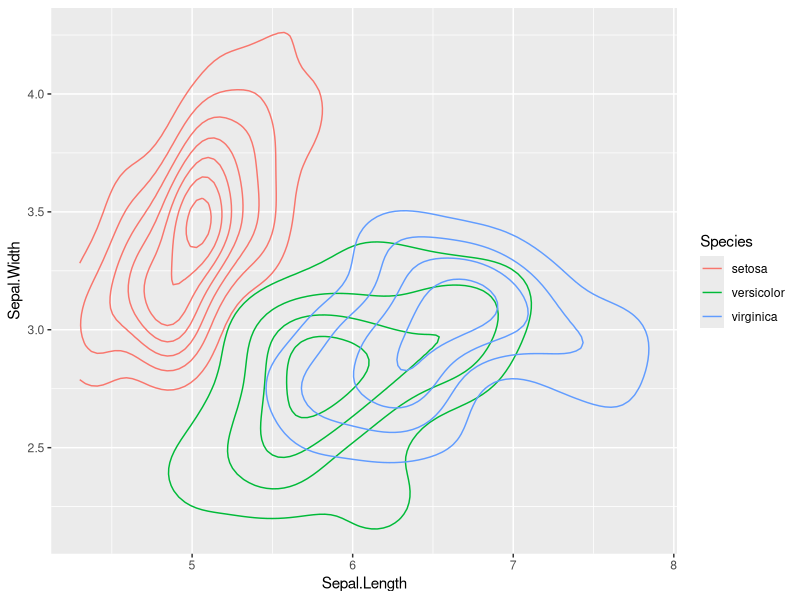
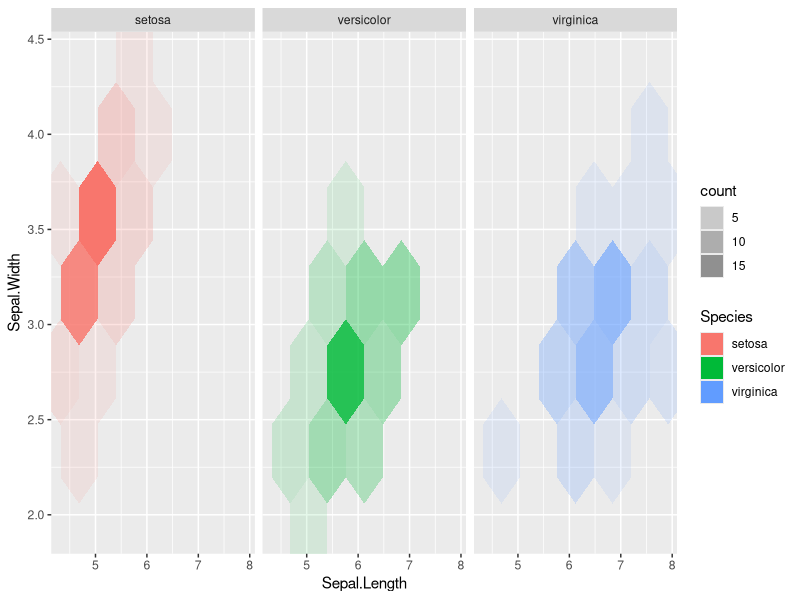

These figures' R source, in order: (Note: this script raises an error after producing the figures.)
data(iris)
library(ggplot2)
library(tidyverse)
ggplot (iris, aes (x = Sepal.Length, y = Sepal.Width, colour = Species)) + stat_density2d ()
ggplot (iris, aes (x = Sepal.Length, y = Sepal.Width, fill = Species)) + stat_binhex (bins=5, aes (alpha = ..count..)) + facet_grid (. ~ Species)
ggplot(iris, aes(x=Sepal.Length, y = Sepal.Width, group = setosa + versicolor + virginica, color = group)) + geom_line()
plot(Petal.Width ~ Petal.Length, data=iris,
     col=c("brown1","dodgerblue1","limegreen")[as.integer(Species)],
     pch=c(1,2,3)[as.integer(Species)])
plot(iris$Species, iris$Sepal.Width)
boxplot(formula = Petal.Length ~ Species, data = iris)


ggplot (iris, aes (x = Sepal.Length, y = Sepal.Width, colour = Species)) + geom_point()
irisplot1 <- ggplot (iris, aes (x = Sepal.Length, y = Petal.Length, colour = Species)) + geom_point() + geom_smooth(method = "lm")
irisplot1

png(filename = "./iris_fig1.png")
irisplot2 <- irisplot1 + labs(title="Sepal Length vs petal length", 
                 subtitle="for three iris species", 
                 y="Petal.Length", 
                 x="Sepal.Length", 
                 caption="") + theme_bw()
dev.off()

irisplot2



hist(iris$Petal.Width)
hist(iris$Petal.Width, breaks=12, col="red")
densityplot <- iris$Petal.Width

densityplot2 <- ggplot(iris, aes(x=Petal.Width)) + geom_density()
densityplot2 <- density(iris$Petal.Width)
densityplot2


hist(iris$Petal.Width)
densityplot3 <- ggplot(data=iris, aes(x=Petal.Width, group=Species, fill=cut)) +
  geom_density(adjust=1.5, alpha=.4) +
  theme_bw()
densityplot3

densityplot5 <- ggplot(iris, aes(x = Petal.Width)) +
  geom_density(aes(color = Species)) + lims(x=c(0,2.5),y=c(0,7))
densityplot5



png(filename = "./iris_fig2.png")
densityplot5 <- ggplot(iris, aes(x = Petal.Width, fill=Species)) +
  geom_density(alpha=0.4) + lims(x=c(0,2.5),y=c(0,8)) + labs(title="Distribution of Petal Widths", 
                                                          subtitle="for three iris species", 
                                                          y="Density", 
                                                          x="Petal Width", 
                                                          caption="") + theme_bw()
dev.off()


densityplot5



Irisratio <- iris$Sepal.Width/iris$Petal.Width
Irisratio



png(filename = "./Assignment_5.Rproj iris_fig3.png")
ratioplot <- ggplot(iris, aes(x=Species, y=Petal.Width/Sepal.Width, fill=Species)) + geom_boxplot(color="black") + labs(title="Sepal-to Petal-Width Ratio", 
                                                                                                                        subtitle="for three iris species", 
                                                                                                                        y="Ratio of Sepal Width to Petal Width", 
                                                                                                                        x="Species", 
                                                                                                                        caption="") + theme_bw()
dev.off() #final command code for 3rd graph
ratioplot





iris$Sepal.Length - mean(iris$Sepal.Length)

ggplot(iris, aes(x=Sepal.Length - mean(Sepal.Length), color = Species)) + geom_bar()

devianceplot <- ggplot(iris, aes(x=Sepal.Length - mean(Sepal.Length), color = Species)) + geom_bar()


devianceplot










